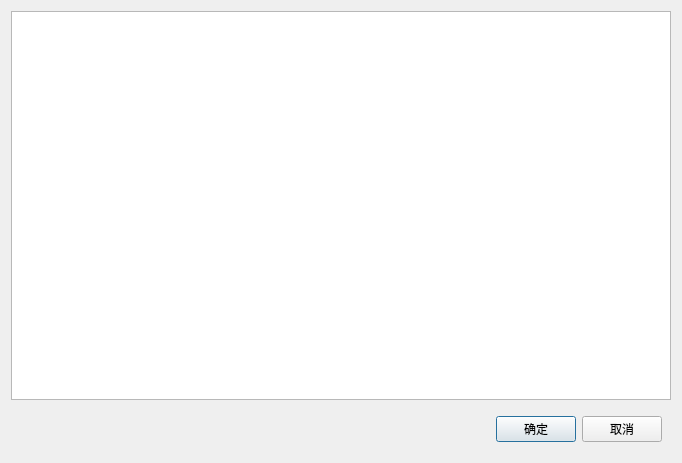
<?xml version="1.0" encoding="UTF-8"?>
<ui version="4.0">
 <class>SelectTableViewDialog</class>
 <widget class="QDialog" name="SelectTableViewDialog">
  <property name="geometry">
   <rect>
    <x>0</x>
    <y>0</y>
    <width>682</width>
    <height>463</height>
   </rect>
  </property>
  <property name="windowTitle">
   <string>Dialog</string>
  </property>
  <layout class="QVBoxLayout" name="verticalLayout">
   <item>
    <widget class="QTableView" name="lvData">
     <property name="editTriggers">
      <set>QAbstractItemView::NoEditTriggers</set>
     </property>
     <property name="selectionMode">
      <enum>QAbstractItemView::SingleSelection</enum>
     </property>
     <property name="selectionBehavior">
      <enum>QAbstractItemView::SelectRows</enum>
     </property>
     <attribute name="horizontalHeaderStretchLastSection">
      <bool>true</bool>
     </attribute>
    </widget>
   </item>
   <item>
    <widget class="QWidget" name="wgtBottom" native="true">
     <property name="minimumSize">
      <size>
       <width>0</width>
       <height>46</height>
      </size>
     </property>
     <property name="maximumSize">
      <size>
       <width>16777215</width>
       <height>46</height>
      </size>
     </property>
     <layout class="QHBoxLayout" name="horizontalLayout">
      <item>
       <spacer name="horizontalSpacer">
        <property name="orientation">
         <enum>Qt::Horizontal</enum>
        </property>
        <property name="sizeHint" stdset="0">
         <size>
          <width>471</width>
          <height>20</height>
         </size>
        </property>
       </spacer>
      </item>
      <item>
       <widget class="QPushButton" name="btnOk">
        <property name="text">
         <string>确定</string>
        </property>
       </widget>
      </item>
      <item>
       <widget class="QPushButton" name="btnCancel">
        <property name="text">
         <string>取消</string>
        </property>
       </widget>
      </item>
     </layout>
    </widget>
   </item>
  </layout>
 </widget>
 <resources/>
 <connections/>
</ui>
